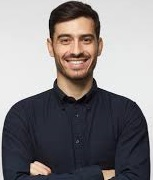
#> input picture testing/image.jpg, 153 x 180 px
$ python mask.py
#> lines starting #> are read from the running program, lines starting #| are printed output that depends on the picture
import cv2
import numpy as np

# Load image
image = cv2.imread("image.jpg")
#> image is the input picture: shape (180, 153, 3); mean B, G, R 129.9, 128.4, 132.8

# Get image dimensions
height, width = image.shape[:2]
#> height = 180; width = 153
center_x, center_y = width // 2, height // 2
#> center_x = 76; center_y = 90

# Create coordinate grid
Y, X = np.ogrid[:height, :width]
#> Y = 180 values from 0 to 179

# Compute separate normalized distances for x and y (ellipse instead of circle)
normalized_x = ((X - center_x) / (width / 2)) ** 2
normalized_y = ((Y - center_y) / (height / 2)) ** 2

# Compute elliptical distance and apply quadratic dropoff
normalized_distance = np.sqrt(normalized_x + normalized_y)  # Ellipse-based distance
mask = np.clip(1 - normalized_distance ** 2, 0, 1)  # Quadratic dropoff

# Convert to 8-bit grayscale (0-255)
mask = (mask * 255).astype(np.uint8)

# Compute histogram using the oval mask
histogram = cv2.calcHist([image], [0, 1, 2], mask, [8, 8, 8], [0, 256, 0, 256, 0, 256])

# Normalize histogram
histogram /= np.sum(histogram)

# Show the mask for debugging
cv2.imshow("Oval Mask", mask)
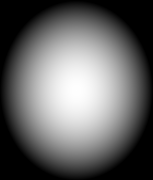
#> window 'Oval Mask': shape (180, 153); min 0, max 255, mean 99.7
cv2.waitKey(0)
cv2.destroyAllWindows()
